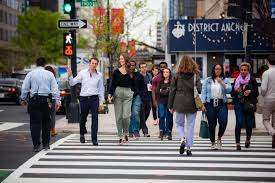
#> input picture Part 1 Introduction to computer vision projects/1-4 Corners and Object Detection,Feature vector/images/pedestrain.jpg, 275 x 183 px
$ jupyter execute '4. HOGpedestraindetection.ipynb'   (shell and % lines are left out)
#> lines starting #> are read from the running program, lines starting #| are printed output that depends on the picture
[cell 1]
import cv2
import numpy as np
import matplotlib.pyplot as plt


# Set the default figure size
plt.rcParams['figure.figsize'] = [17.0, 7.0]

# Load the image
image = cv2.imread('images/pedestrain.jpg')
#> image is the input picture: shape (183, 275, 3); mean B, G, R 103.1, 103.9, 107.1

# Convert the original image to RGB
original_image = cv2.cvtColor(image, cv2.COLOR_BGR2RGB)

# Convert the original image to gray scale
gray_image = cv2.cvtColor(image, cv2.COLOR_BGR2GRAY)
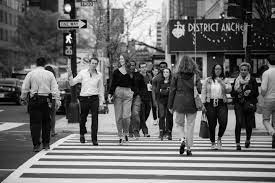
#> gray_image: shape (183, 275); min 0, max 255, mean 104.8

# Print the shape of the original and gray scale images
print('The original image has shape: ', original_image.shape)
#| The original image has shape:  (183, 275, 3)
print('The gray scale image has shape: ', gray_image.shape)
#| The gray scale image has shape:  (183, 275)

# Display the images
plt.subplot(121)
plt.imshow(original_image)
plt.title('Original Image')
plt.subplot(122)
plt.imshow(gray_image, cmap='gray')
plt.title('Gray Scale Image')
plt.show()
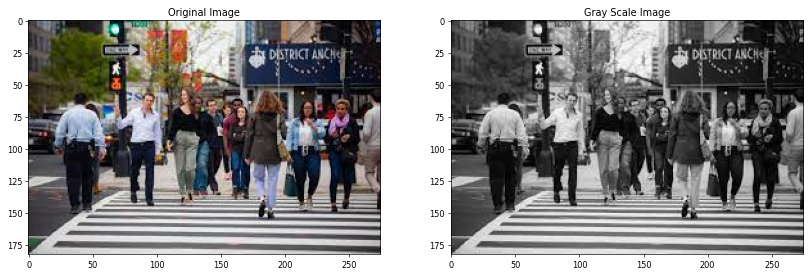
#> figure drawn by matplotlib, 2 panels

[cell 2]
# Specify the parameters for our HOG descriptor

# Cell Size in pixels (width, height). Must be smaller than the size of the detection window
# and must be chosen so that the resulting Block Size is smaller than the detection window.
cell_size = (6, 6)

# Number of cells per block in each direction (x, y). Must be chosen so that the resulting
# Block Size is smaller than the detection window
num_cells_per_block = (2, 2)

# Block Size in pixels (width, height). Must be an integer multiple of Cell Size.
# The Block Size must be smaller than the detection window
block_size = (num_cells_per_block[0] * cell_size[0],
              num_cells_per_block[1] * cell_size[1])

# Calculate the number of cells that fit in our image in the x and y directions
x_cells = gray_image.shape[1] // cell_size[0]
#> x_cells = 45
y_cells = gray_image.shape[0] // cell_size[1]
#> y_cells = 30

# Horizontal distance between blocks in units of Cell Size. Must be an integer and it must
# be set such that (x_cells - num_cells_per_block[0]) / h_stride = integer.
h_stride = 1

# Vertical distance between blocks in units of Cell Size. Must be an integer and it must
# be set such that (y_cells - num_cells_per_block[1]) / v_stride = integer.
v_stride = 1

# Block Stride in pixels (horizantal, vertical). Must be an integer multiple of Cell Size
block_stride = (cell_size[0] * h_stride, cell_size[1] * v_stride)

# Number of gradient orientation bins
num_bins = 9


# Specify the size of the detection window (Region of Interest) in pixels (width, height).
# It must be an integer multiple of Cell Size and it must cover the entire image. Because
# the detection window must be an integer multiple of cell size, depending on the size of
# your cells, the resulting detection window might be slightly smaller than the image.
# This is perfectly ok.
win_size = (x_cells * cell_size[0] , y_cells * cell_size[1])
#> win_size = (270, 180)

# Print the shape of the gray scale image for reference
print('\nThe gray scale image has shape: ', gray_image.shape)
#| The gray scale image has shape:  (183, 275)
print()

# Print the parameters of our HOG descriptor
print('HOG Descriptor Parameters:\n')
print('Window Size:', win_size)
#| Window Size: (270, 180)
print('Cell Size:', cell_size)
print('Block Size:', block_size)
print('Block Stride:', block_stride)
print('Number of Bins:', num_bins)
print()

# Set the parameters of the HOG descriptor using the variables defined above
hog = cv2.HOGDescriptor(win_size, block_size, block_stride, cell_size, num_bins)

# Compute the HOG Descriptor for the gray scale image
hog_descriptor = hog.compute(gray_image)

[cell 3]
# Calculate the total number of blocks along the width of the detection window
tot_bx = np.uint32(((x_cells - num_cells_per_block[0]) / h_stride) + 1)
#> tot_bx = 44

# Calculate the total number of blocks along the height of the detection window
tot_by = np.uint32(((y_cells - num_cells_per_block[1]) / v_stride) + 1)
#> tot_by = 29

# Calculate the total number of elements in the feature vector
tot_els = (tot_bx) * (tot_by) * num_cells_per_block[0] * num_cells_per_block[1] * num_bins
#> tot_els = 45936

# Print the total number of elements the HOG feature vector should have
print('\nThe total number of elements in the HOG Feature Vector should be: ',
      tot_bx, 'x',
      tot_by, 'x',
      num_cells_per_block[0], 'x',
      num_cells_per_block[1], 'x',
      num_bins, '=',
      tot_els)
#| The total number of elements in the HOG Feature Vector should be:  44 x 29 x 2 x 2 x 9 = 45936

# Print the shape of the HOG Descriptor to see that it matches the above
print('\nThe HOG Descriptor has shape:', hog_descriptor.shape)
#| The HOG Descriptor has shape: (45936,)
print()

[cell 4]

import copy
import matplotlib.patches as patches

# Set the default figure size
plt.rcParams['figure.figsize'] = [9.8, 9]

# Reshape the feature vector to [blocks_y, blocks_x, num_cells_per_block_x, num_cells_per_block_y, num_bins].
# The blocks_x and blocks_y will be transposed so that the first index (blocks_y) referes to the row number
# and the second index to the column number. This will be useful later when we plot the feature vector, so
# that the feature vector indexing matches the image indexing.
hog_descriptor_reshaped = hog_descriptor.reshape(tot_bx,
                                                 tot_by,
                                                 num_cells_per_block[0],
                                                 num_cells_per_block[1],
                                                 num_bins).transpose((1, 0, 2, 3, 4))

# Print the shape of the feature vector for reference
print('The feature vector has shape:', hog_descriptor.shape)
#| The feature vector has shape: (45936,)

# Print the reshaped feature vector
print('The reshaped feature vector has shape:', hog_descriptor_reshaped.shape)
#| The reshaped feature vector has shape: (29, 44, 2, 2, 9)

# Create an array that will hold the average gradients for each cell
ave_grad = np.zeros((y_cells, x_cells, num_bins))

# Print the shape of the ave_grad array for reference
print('The average gradient array has shape: ', ave_grad.shape)
#| The average gradient array has shape:  (30, 45, 9)

# Create an array that will count the number of histograms per cell
hist_counter = np.zeros((y_cells, x_cells, 1))

# Add up all the histograms for each cell and count the number of histograms per cell
for i in range (num_cells_per_block[0]):
    for j in range(num_cells_per_block[1]):
        ave_grad[i:tot_by + i,
                 j:tot_bx + j] += hog_descriptor_reshaped[:, :, i, j, :]

        hist_counter[i:tot_by + i,
                     j:tot_bx + j] += 1
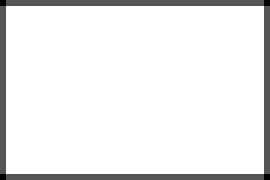
#> hist_counter: shape (30, 45, 1) float64 (shown 6 times larger); min 1, max 4, mean 3.78; drawn with min black and max white

# Calculate the average gradient for each cell
ave_grad /= hist_counter

# Calculate the total number of vectors we have in all the cells.
len_vecs = ave_grad.shape[0] * ave_grad.shape[1] * ave_grad.shape[2]
#> len_vecs = 12150

# Create an array that has num_bins equally spaced between 0 and 180 degress in radians.
deg = np.linspace(0, np.pi, num_bins, endpoint = False)

# Each cell will have a histogram with num_bins. For each cell, plot each bin as a vector (with its magnitude
# equal to the height of the bin in the histogram, and its angle corresponding to the bin in the histogram).
# To do this, create rank 1 arrays that will hold the (x,y)-coordinate of all the vectors in all the cells in the
# image. Also, create the rank 1 arrays that will hold all the (U,V)-components of all the vectors in all the
# cells in the image. Create the arrays that will hold all the vector positons and components.
U = np.zeros((len_vecs))
#> U = 12150 values from 0 to 0
V = np.zeros((len_vecs))
#> V = 12150 values from 0 to 0
X = np.zeros((len_vecs))
#> X = 12150 values from 0 to 0
Y = np.zeros((len_vecs))

# Set the counter to zero
counter = 0

# Use the cosine and sine functions to calculate the vector components (U,V) from their maginitudes. Remember the
# cosine and sine functions take angles in radians. Calculate the vector positions and magnitudes from the
# average gradient array
for i in range(ave_grad.shape[0]):
    for j in range(ave_grad.shape[1]):
        for k in range(ave_grad.shape[2]):
            U[counter] = ave_grad[i,j,k] * np.cos(deg[k])
            V[counter] = ave_grad[i,j,k] * np.sin(deg[k])

            X[counter] = (cell_size[0] / 2) + (cell_size[0] * i)
            Y[counter] = (cell_size[1] / 2) + (cell_size[1] * j)

            counter = counter + 1
#> after the loop, U = 12150 values, max 0.355 at index 8442, min -0.322 at index 8045, mean 0.014; V = 12150 values, max 0.49 at index 11875, min 0 at index 0, mean 0.082; X = 12150 values from 3 to 177; Y = 12150 values, max 267 at index 396, min 3 at index 0, mean 135; counter = 12150

# Create the bins in degress to plot our histogram.
angle_axis = np.linspace(0, 180, num_bins, endpoint = False)
angle_axis += ((angle_axis[1] - angle_axis[0]) / 2)

# Create a figure with 4 subplots arranged in 2 x 2
fig, ((a,b),(c,d)) = plt.subplots(2,2)

# Set the title of each subplot
a.set(title = 'Gray Scale Image\n(Click to Zoom)')
b.set(title = 'HOG Descriptor\n(Click to Zoom)')
c.set(title = 'Zoom Window', xlim = (0, 18), ylim = (0, 18), autoscale_on = False)
d.set(title = 'Histogram of Gradients')

# Plot the gray scale image
a.imshow(gray_image, cmap = 'gray')
a.set_aspect(aspect = 1)

# Plot the feature vector (HOG Descriptor)
b.quiver(Y, X, U, V, color = 'white', headwidth = 0, headlength = 0, scale_units = 'inches', scale = 5)
b.invert_yaxis()
b.set_aspect(aspect = 1)
b.set_facecolor('black')

# Define function for interactive zoom
# [72 lines left out: function onpress, not called in this run]

# Create a connection between the figure and the mouse click
fig.canvas.mpl_connect('button_press_event', onpress)
plt.show()
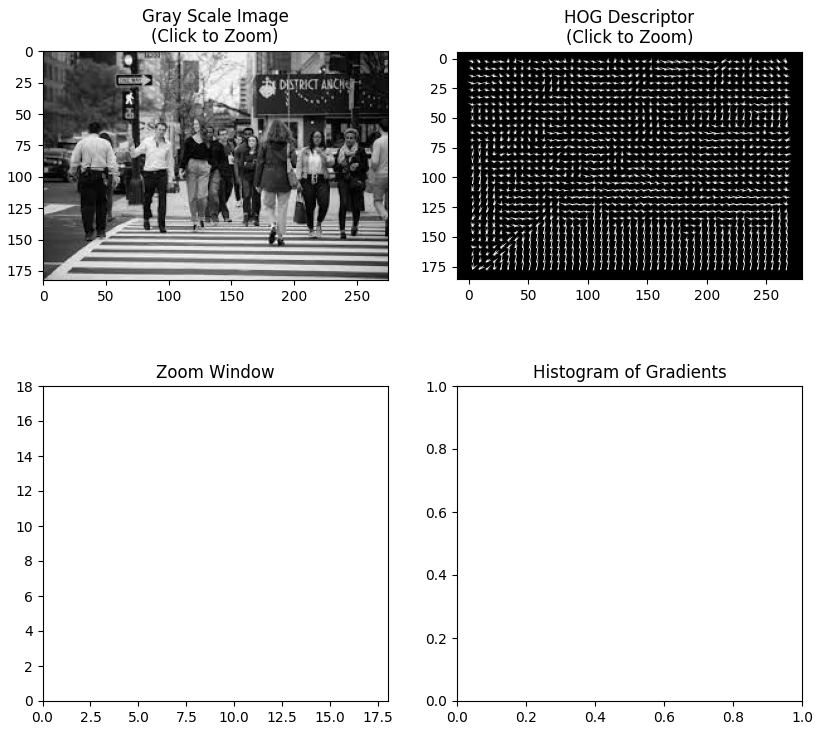
#> figure drawn by matplotlib, 2 panels

$ run again, with Part 1 Introduction to computer vision projects/1-4 Corners and Object Detection,Feature vector/images/butterfly.jpg copied over Part 1 Introduction to computer vision projects/1-4 Corners and Object Detection,Feature vector/images/pedestrain.jpg
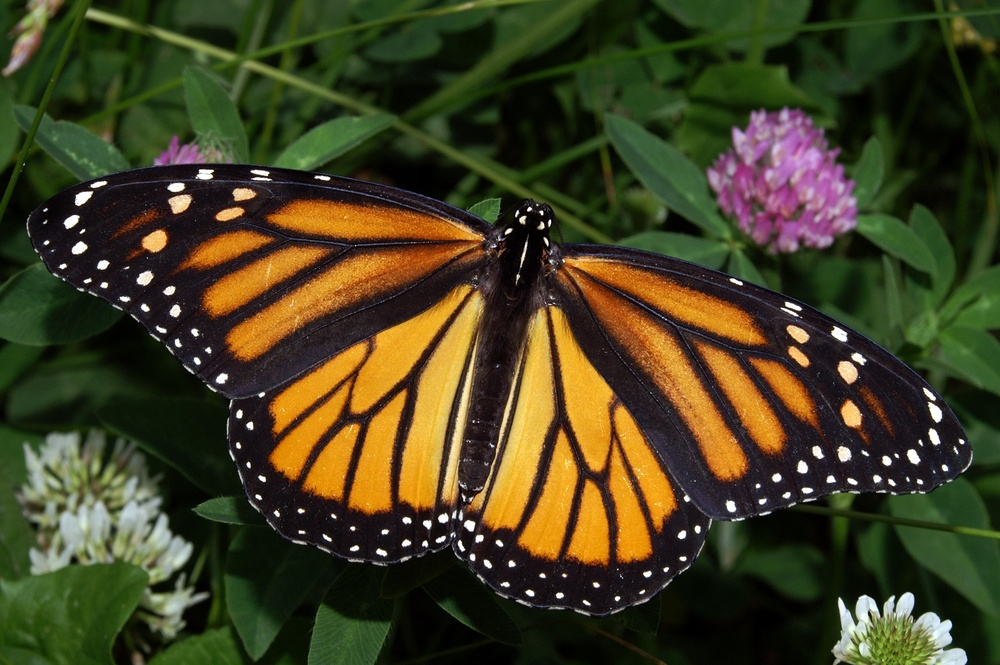
#> input picture Part 1 Introduction to computer vision projects/1-4 Corners and Object Detection,Feature vector/images/butterfly.jpg, 1000 x 665 px, shrunk from 3008 x 2000 before the run
#> image is the input picture: shape (665, 1000, 3); mean B, G, R 32.9, 63.4, 66.8
#| The original image has shape:  (665, 1000, 3)
#| The gray scale image has shape:  (665, 1000)
#| The gray scale image has shape:  (665, 1000)
#| Window Size: (996, 660)
#| The total number of elements in the HOG Feature Vector should be:  165 x 109 x 2 x 2 x 9 = 647460
#| The HOG Descriptor has shape: (647460,)
#| The feature vector has shape: (647460,)
#| The reshaped feature vector has shape: (109, 165, 2, 2, 9)
#| The average gradient array has shape:  (110, 166, 9)
#> after the loop `for i in range (num_cells_per_block[0]):`:
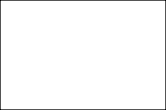
#> hist_counter: shape (110, 166, 1) float64; min 1, max 4, mean 3.94; drawn with min black and max white
#> after the loop `for i in range(ave_grad.shape[0]):`: counter = 164340
#> `plt.show()`:
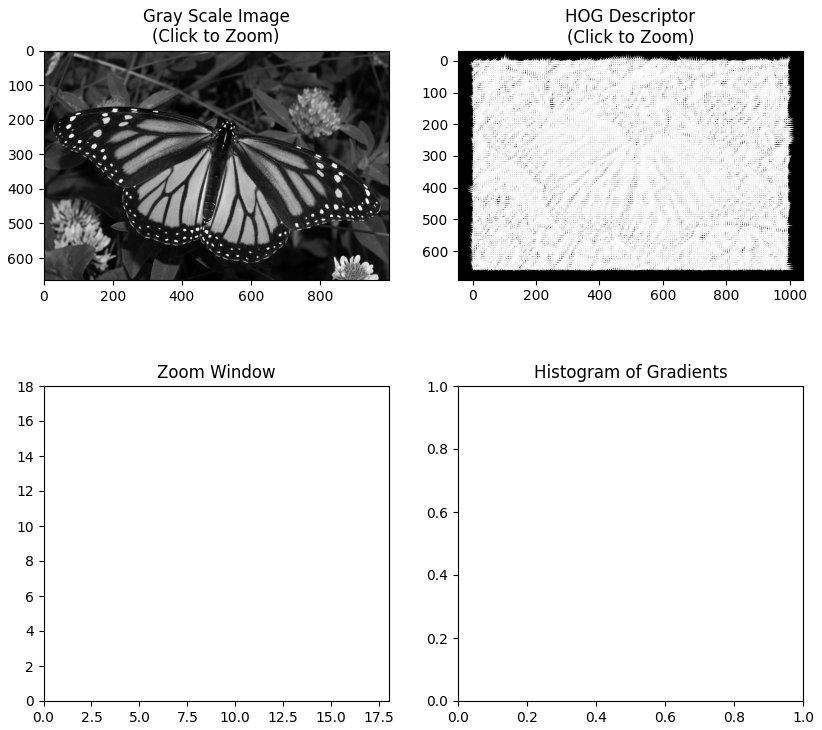
#> figure drawn by matplotlib, 2 panels

$ run again, with Part 1 Introduction to computer vision projects/1-4 Corners and Object Detection,Feature vector/images/kyna.jpg copied over Part 1 Introduction to computer vision projects/1-4 Corners and Object Detection,Feature vector/images/pedestrain.jpg
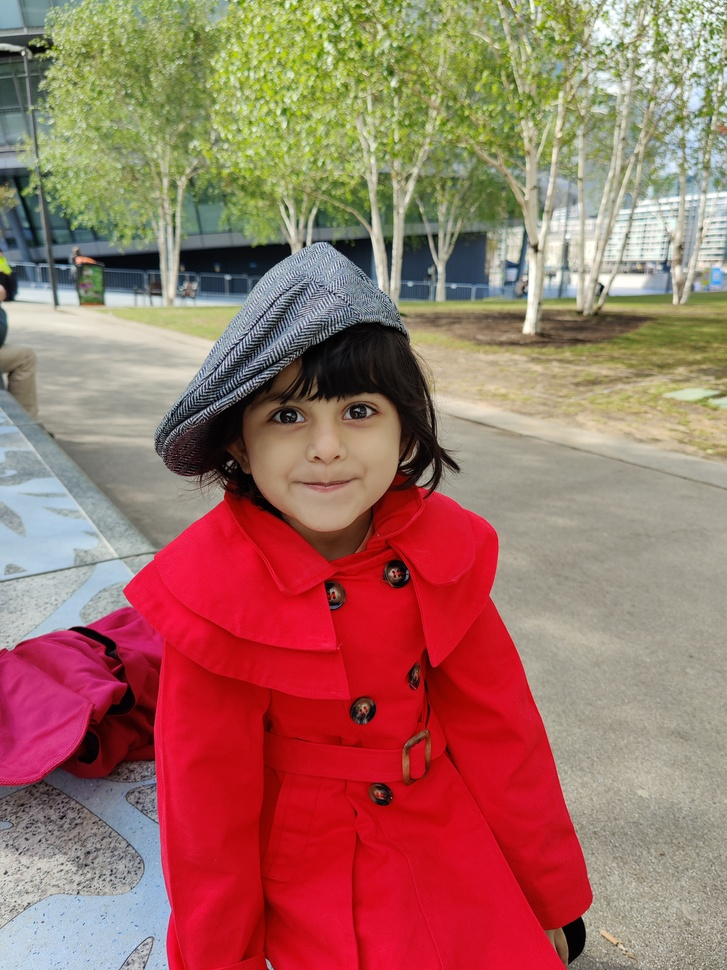
#> input picture Part 1 Introduction to computer vision projects/1-4 Corners and Object Detection,Feature vector/images/kyna.jpg, 727 x 970 px, shrunk from 3000 x 4000 before the run
#> image is the input picture: shape (970, 727, 3); mean B, G, R 99.8, 111.4, 159.8
#| The original image has shape:  (970, 727, 3)
#| The gray scale image has shape:  (970, 727)
#| The gray scale image has shape:  (970, 727)
#| Window Size: (726, 966)
#| The total number of elements in the HOG Feature Vector should be:  120 x 160 x 2 x 2 x 9 = 691200
#| The HOG Descriptor has shape: (691200,)
#| The feature vector has shape: (691200,)
#| The reshaped feature vector has shape: (160, 120, 2, 2, 9)
#| The average gradient array has shape:  (161, 121, 9)
#> after the loop `for i in range (num_cells_per_block[0]):`:
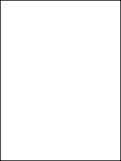
#> hist_counter: shape (161, 121, 1) float64; min 1, max 4, mean 3.94; drawn with min black and max white
#> after the loop `for i in range(ave_grad.shape[0]):`: counter = 175329
#> `plt.show()`:
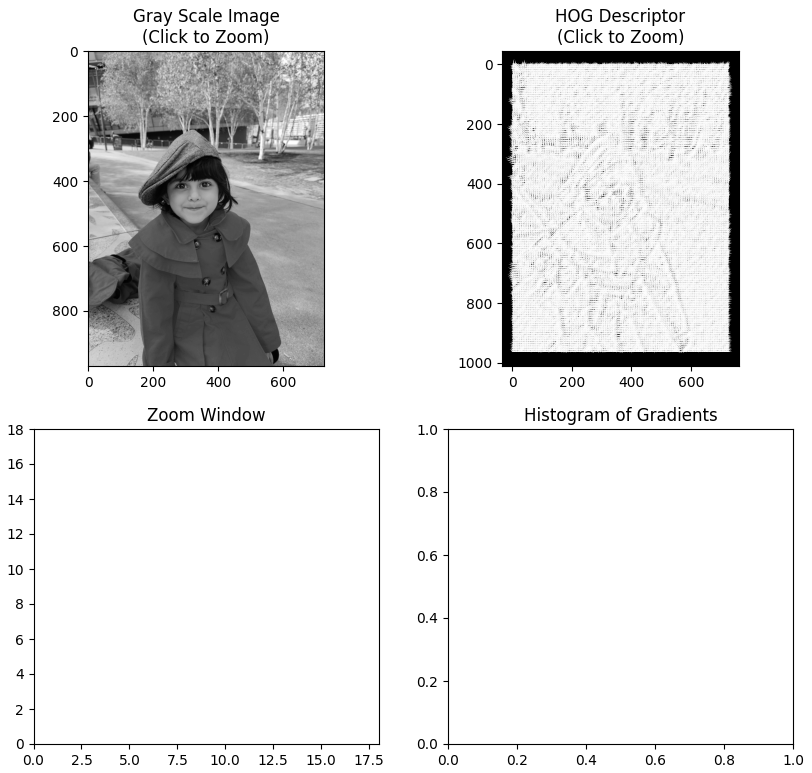
#> figure drawn by matplotlib, 2 panels
